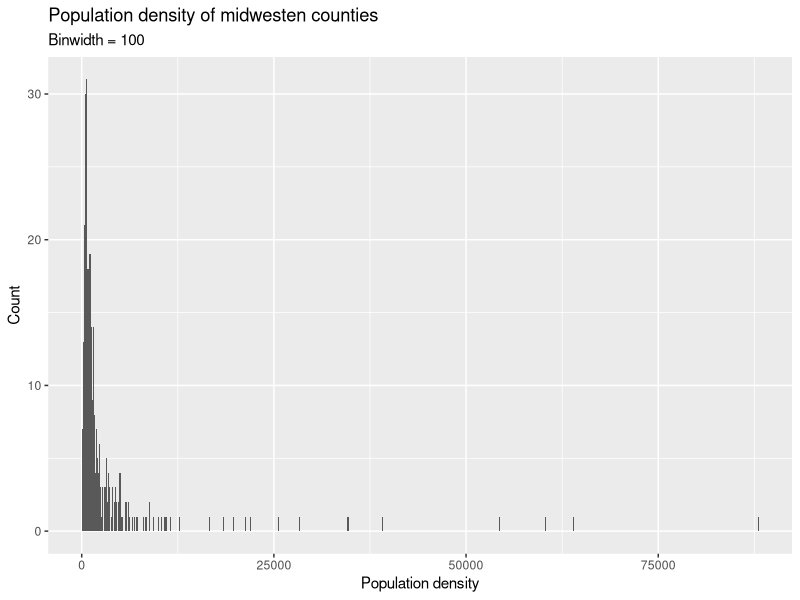
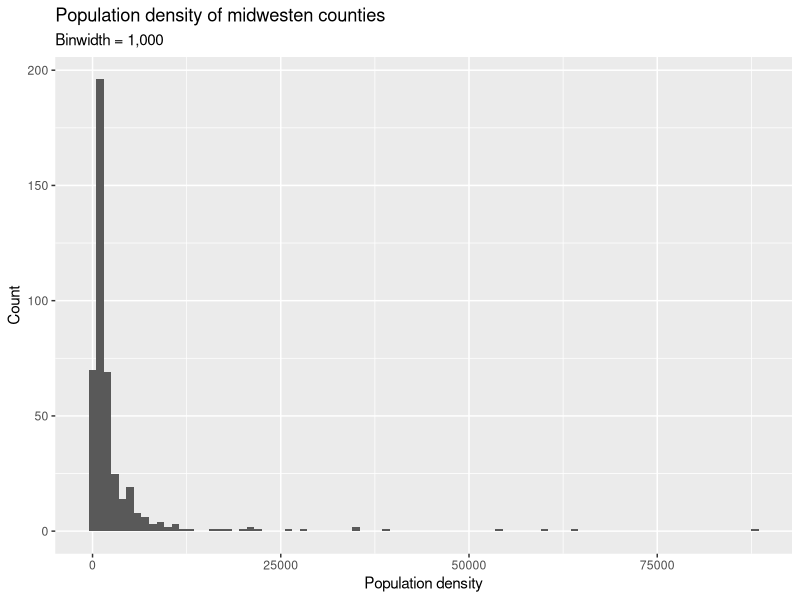
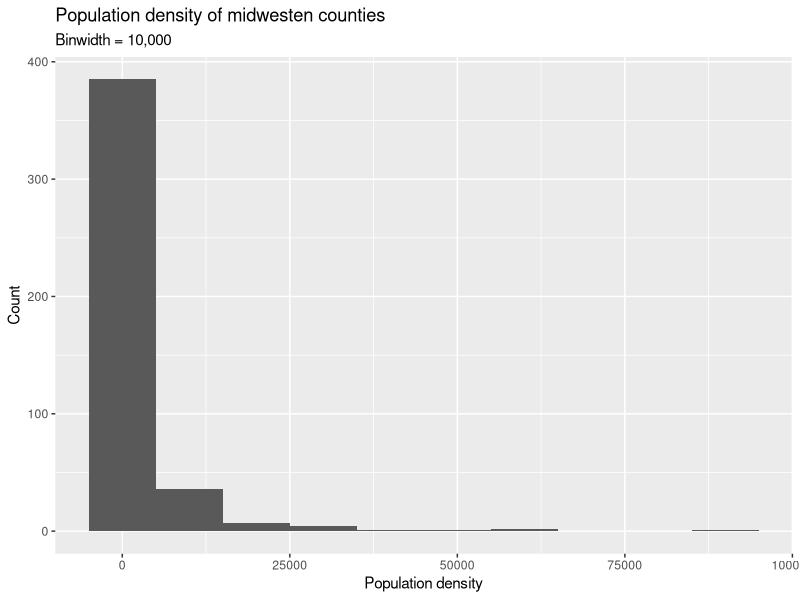
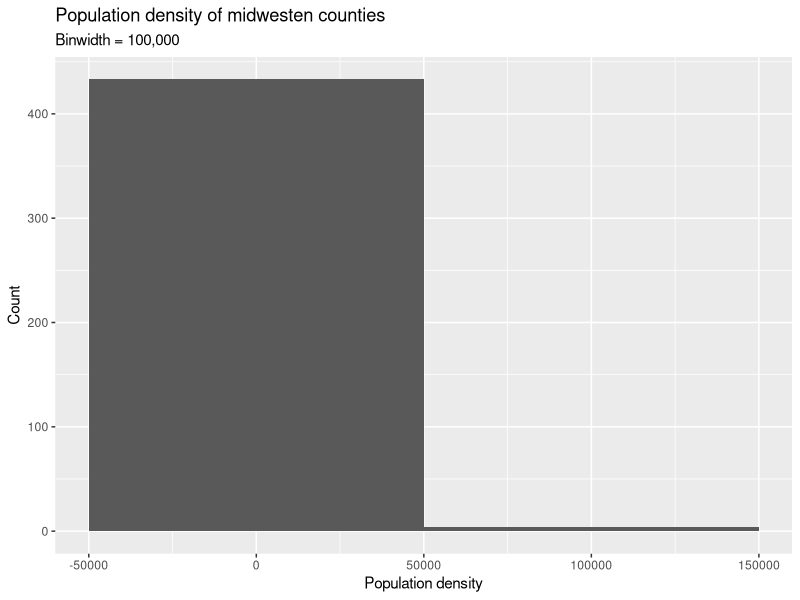

These charts were generated, in order, by the following R code:
## ---- chunk 1
install.packages('tidyverse')
library(tidyverse)
## ---- chunk 2
ggplot(midwest, aes(x = popdensity)) +
  geom_histogram(binwidth = 100) +
  labs(
    x = "Population density",
    y = "Count",
    title = "Population density of midwesten counties",
    subtitle = "Binwidth = 100"
  )
## ---- chunk 3
ggplot(midwest, aes(x = popdensity)) +
  geom_histogram(binwidth = 1000) +
  labs(
    x = "Population density",
    y = "Count",
    title = "Population density of midwesten counties",
    subtitle = "Binwidth = 1,000"
  )
## ---- chunk 4
ggplot(midwest, aes(x = popdensity)) +
  geom_histogram(binwidth = 10000) +
  labs(
    x = "Population density",
    y = "Count",
    title = "Population density of midwesten counties",
    subtitle = "Binwidth = 10,000"
  )
## ---- chunk 5
ggplot(midwest, aes(x = popdensity)) +
  geom_histogram(binwidth = 100000) +
  labs(
    x = "Population density",
    y = "Count",
    title = "Population density of midwesten counties",
    subtitle = "Binwidth = 100,000"
  )
